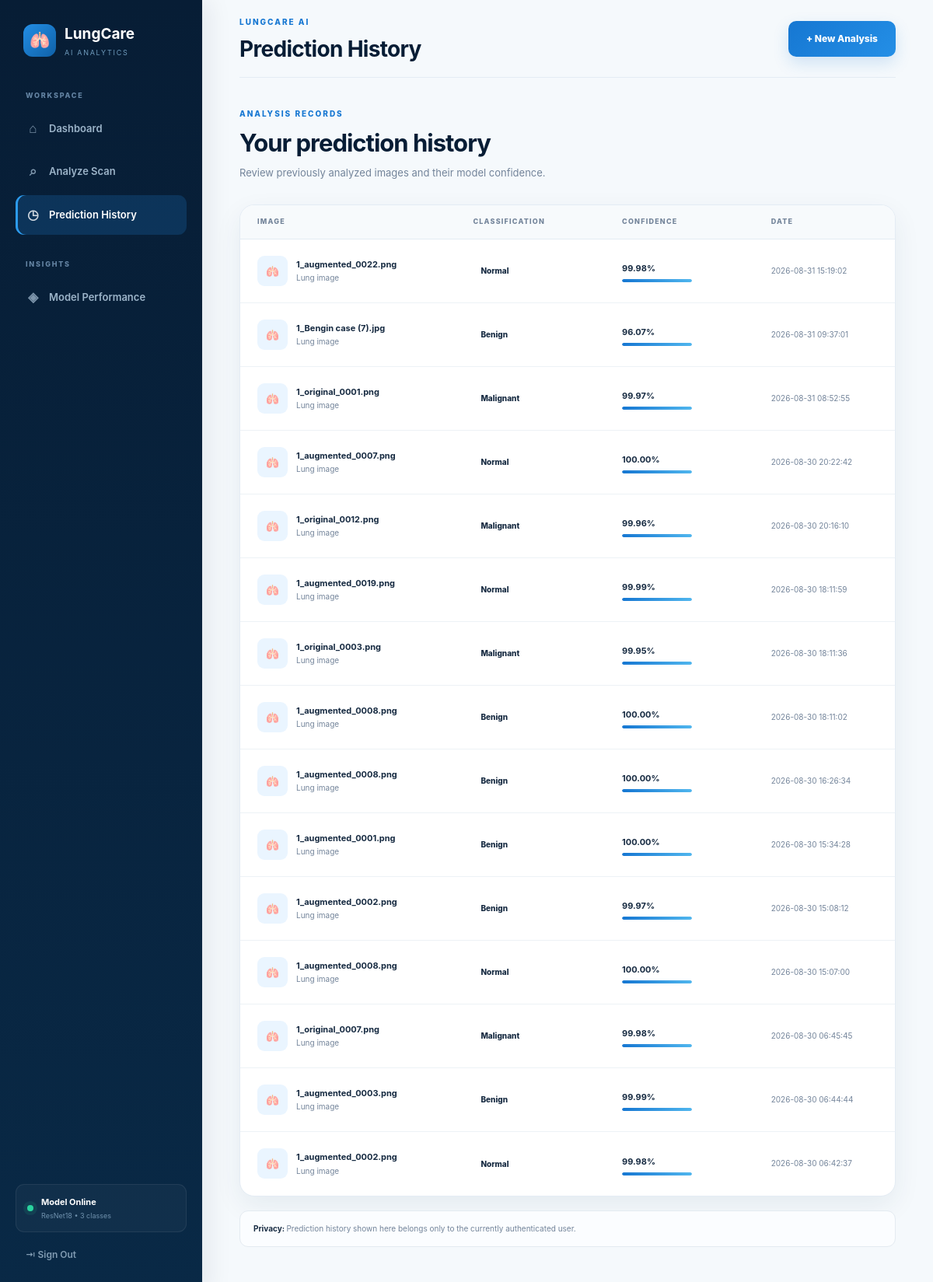
Screenshot of /history (signed in) with the database file from the repository.
### tables this page shows
CREATE TABLE predictions (
            id INTEGER PRIMARY KEY AUTOINCREMENT,
            user_id INTEGER NOT NULL,
            image_filename TEXT NOT NULL,
            prediction TEXT NOT NULL,
            confidence REAL NOT NULL,
            benign_probability REAL NOT NULL,
            malignant_probability REAL NOT NULL,
            normal_probability REAL NOT NULL,
            created_at TIMESTAMP DEFAULT CURRENT_TIMESTAMP,
            FOREIGN KEY (user_id) REFERENCES users(id)
        );

### app.py (the view)
@app.route("/history")
def history():
    if "user_id" not in session:
        return redirect(url_for("login"))
    connection = get_connection()
    predictions = connection.execute(
        """
        SELECT *
        FROM predictions
        WHERE user_id = ?
        ORDER BY created_at DESC
        """,
        (session["user_id"],)
    ).fetchall()
    connection.close()
    return render_template(
        "history.html",
        predictions=predictions
    )

### database/database.py (called while the page is built)
def get_connection():
    connection = sqlite3.connect(DATABASE_PATH)
    connection.row_factory = sqlite3.Row
    return connection

### templates/history.html (shortened to what this page needs)
<!DOCTYPE html>
<html lang="en">
<head>
    <link rel="stylesheet"
          href="{{ url_for('static', filename='style.css') }}">
</head>
<body class="dashboard-body">
<div class="dashboard-shell">
    <aside class="sidebar">
        <a href="{{ url_for('dashboard') }}"
           class="sidebar-brand">
            <span class="sidebar-logo">
                🫁
            </span>
            <span>
                <strong>
                    LungCare
                </strong>
                <small>
                    AI ANALYTICS
                </small>
            </span>
        </a>
        <div class="sidebar-group">
            <span class="sidebar-label">
                WORKSPACE
            </span>
            <a href="{{ url_for('dashboard') }}"
               class="side-link">
                <span>⌂</span>
                Dashboard
            </a>
            <a href="{{ url_for('dashboard') }}#analyze"
               class="side-link">
                <span>⌕</span>
                Analyze Scan
            </a>
            <a href="{{ url_for('history') }}"
               class="side-link active">
                <span>◷</span>
                Prediction History
            </a>
        </div>
        <div class="sidebar-group">
            <span class="sidebar-label">
                INSIGHTS
            </span>
            <a href="{{ url_for('performance') }}"
               class="side-link">
                <span>◈</span>
                Model Performance
            </a>
        </div>
        <div class="sidebar-spacer"></div>
        <div class="model-online">
            <span class="online-dot"></span>
            <div>
                <strong>
                    Model Online
                </strong>
                <small>
                    ResNet18 • 3 classes
                </small>
            </div>
        </div>
        <a href="{{ url_for('logout') }}"
           class="logout-link">
            ⇥ Sign Out
        </a>
    </aside>
    <main class="dashboard-main">
        <header class="topbar">
            <div>
                <span class="topbar-kicker">
                    LUNGCARE AI
                </span>
                <h1>
                    Prediction History
                </h1>
            </div>
            <a href="{{ url_for('dashboard') }}"
               class="analyze-button small-button">
                + New Analysis
            </a>
        </header>
        <section class="page-intro">
            <span>
                ANALYSIS RECORDS
            </span>
            <h2>
                Your prediction history
            </h2>
            <p>
                Review previously analyzed images
                and their model confidence.
            </p>
        </section>
        {% if predictions %}
        <section class="history-card">
            <div class="history-head">
                <span>
                    IMAGE
                </span>
                <span>
                    CLASSIFICATION
                </span>
                <span>
                    CONFIDENCE
                </span>
                <span>
                    DATE
                </span>
            </div>
            {% for prediction in predictions %}
            <div class="history-row">
                <div class="history-file">
                    <div class="history-thumb">
                        🫁
                    </div>
                    <div>
                        <strong>
                            {{ prediction.image_filename }}
                        </strong>
                        <span>
                            Lung image
                        </span>
                    </div>
                </div>
                <div>
                    <span class="history-badge">
                        {% if prediction.prediction == "Bengin cases" %}
                            Benign
                        {% elif prediction.prediction == "Malignant cases" %}
                            Malignant
                        {% else %}
                            Normal
                        {% endif %}
                    </span>
                </div>
                <div class="history-confidence">
                    <strong>
                        {{ "%.2f"|format(prediction.confidence) }}%
                    </strong>
                    <div class="mini-progress">
                        <span
                        ></span>
                    </div>
                </div>
                <div class="history-date">
                    {{ prediction.created_at }}
                </div>
            </div>
            {% endfor %}
        </section>
        {% endif %}
        <div class="medical-disclaimer">
            <strong>
                Privacy:
            </strong>
            Prediction history shown here belongs only
            to the currently authenticated user.
        </div>
    </main>
</div>
</body>
</html>

### rows the page displays
predictions: image_filename "1_augmented_0022.png", prediction "Normal", confidence "99.98", created_at "2026-08-31 15:19:02"
predictions: image_filename "1_Bengin case (7).jpg", prediction "Benign", confidence "96.07", created_at "2026-08-31 09:37:01"
predictions: image_filename "1_original_0001.png", prediction "Malignant", confidence "99.97", created_at "2026-08-31 08:52:55"
predictions: image_filename "1_augmented_0007.png", prediction "Normal", confidence "100.00", created_at "2026-08-30 20:22:42"
predictions: image_filename "1_original_0012.png", prediction "Malignant", confidence "99.96", created_at "2026-08-30 20:16:10"
predictions: image_filename "1_augmented_0019.png", prediction "Normal", confidence "99.99", created_at "2026-08-30 18:11:59"
predictions: image_filename "1_original_0003.png", prediction "Malignant", confidence "99.95", created_at "2026-08-30 18:11:36"
predictions: image_filename "1_augmented_0008.png", prediction "Benign", confidence "100.00", created_at "2026-08-30 18:11:02"
predictions: image_filename "1_augmented_0008.png", prediction "Benign", confidence "100.00", created_at "2026-08-30 16:26:34"
predictions: image_filename "1_augmented_0001.png", prediction "Benign", confidence "100.00", created_at "2026-08-30 15:34:28"
predictions: image_filename "1_augmented_0002.png", prediction "Benign", confidence "99.97", created_at "2026-08-30 15:08:12"
predictions: image_filename "1_augmented_0008.png", prediction "Normal", confidence "100.00", created_at "2026-08-30 15:07:00"
predictions: image_filename "1_original_0007.png", prediction "Malignant", confidence "99.98", created_at "2026-08-30 06:45:45"
predictions: image_filename "1_augmented_0003.png", prediction "Benign", confidence "99.99", created_at "2026-08-30 06:44:44"
predictions: image_filename "1_augmented_0002.png", prediction "Normal", confidence "99.98", created_at "2026-08-30 06:42:37"
